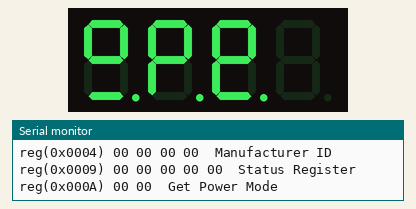
Recording of a sketch running on a simulated Arduino Mega 2560, built with avr-gcc and run on an emulated ATmega2560. On the bench: 4-digit seven-segment display, the last lines printed to the serial monitor. Wiring (inferred from the names in the program): 4-digit 7-segment display, segments lit when LOW: segments pin 32, pin 33, pin 34, pin 35, pin 36, pin 37, pin 38, pin 31; digit selects pin 36, pin 35, pin 34, pin 33. The segment pins are drawn as the display they are named for.

Above: at 0.35 s.
At 0.7 s:
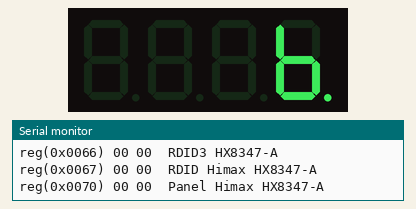
At 1.22 s:
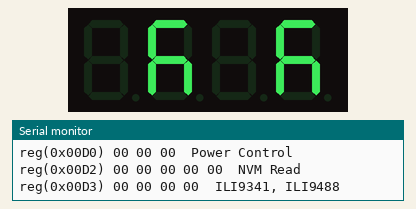
At 1.62 s:
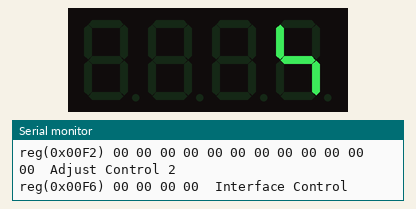

The sketch:

TFT_LCD.ino
```cpp
// adapted from LCD_ID_Reader from http://misc.ws/lcd_information
// controllers either read as 16-bit or as a sequence of 8-bit values

//-- Arduino UNO or Mega 2560 Plugged as shield
#define LCD_RST 41
#define LCD_CS 40
#define LCD_RS 38
#define LCD_WR 39
#define LCD_RD 42

#define LCD_D0 37
#define LCD_D1 36
#define LCD_D2 35
#define LCD_D3 34
#define LCD_D4 33
#define LCD_D5 32
#define LCD_D6 31
#define LCD_D7 30

void setup()
{
    Serial.begin(9600);
    while (!Serial) ;
    Serial.println("Read Registers on MCUFRIEND UNO shield");
    Serial.println("controllers either read as single 16-bit");
    Serial.println("e.g. the ID is at readReg(0)");
    Serial.println("or as a sequence of 8-bit values");
    Serial.println("in special locations (first is dummy)");
    Serial.println("");
    lcdInit();
    lcdReset();      //ensures that controller is in default state
//    for (uint16_t i = 0; i < 256; i++) readReg(i, 7, "f.k");
    readReg(0x00, 2, "ID: ILI9320, ILI9325, ILI9335, ...");
    readReg(0x04, 4, "Manufacturer ID");
    readReg(0x09, 5, "Status Register");
    readReg(0x0A, 2, "Get Power Mode");
    readReg(0x0C, 2, "Get Pixel Format");
    readReg(0x61, 2, "RDID1 HX8347-G");
    readReg(0x62, 2, "RDID2 HX8347-G");
    readReg(0x63, 2, "RDID3 HX8347-G");
    readReg(0x64, 2, "RDID1 HX8347-A");
    readReg(0x65, 2, "RDID2 HX8347-A");
    readReg(0x66, 2, "RDID3 HX8347-A");
    readReg(0x67, 2, "RDID Himax HX8347-A");
    readReg(0x70, 2, "Panel Himax HX8347-A");
    readReg(0xA1, 5, "RD_DDB SSD1963");
    readReg(0xB0, 2, "RGB Interface Signal Control");
    readReg(0xB4, 2, "Inversion Control");
    readReg(0xB6, 5, "Display Control");
    readReg(0xB7, 2, "Entry Mode Set");
    readReg(0xBF, 6, "ILI9481, HX8357-B");
    readReg(0xC0, 9, "Panel Control");
    readReg(0xC8, 13, "GAMMA");
    readReg(0xCC, 2, "Panel Control");
    readReg(0xD0, 3, "Power Control");
    readReg(0xD2, 5, "NVM Read");
    readReg(0xD3, 4, "ILI9341, ILI9488");
    readReg(0xD4, 4, "Novatek ID");
    readReg(0xDA, 2, "RDID1");
    readReg(0xDB, 2, "RDID2");
    readReg(0xDC, 2, "RDID3");
    readReg(0xE0, 16, "GAMMA-P");
    readReg(0xE1, 16, "GAMMA-N");
    readReg(0xEF, 6, "ILI9327");
    readReg(0xF2, 12, "Adjust Control 2");
    readReg(0xF6, 4, "Interface Control");
}

void loop()
{
    // put your main code here, to run repeatedly:

}

void printhex(uint8_t val)
{
    if (val < 0x10) Serial.print("0");
    Serial.print(val, HEX);
}

void readReg(uint16_t reg, uint8_t n, const char *msg)
{
    uint8_t val8;
    lcdReset();
    lcdSetWriteDir();
    lcdWriteCommand(0xB0);     //Command Access Protect
    lcdWriteData(0x00);        //looks wrong
/*
    lcdWriteCommand(0xF6);
    lcdWriteData(0x01);
    lcdWriteData(0x01);
    lcdWriteData(0x03);
*/
    lcdWriteCommand(reg);
    Serial.print("reg(0x");
    printhex(reg >> 8);
    printhex(reg);
    Serial.print(")");
    lcdSetReadDir();
    while (n--) {
        val8 = lcdReadData8();
        Serial.print(" ");
        printhex(val8);
    }
    lcdSetWriteDir();
    Serial.print("\t");
    Serial.println(msg);
}

void lcdInit()
{
    pinMode(LCD_CS, OUTPUT);
    digitalWrite(LCD_CS, HIGH);
    pinMode(LCD_RS, OUTPUT);
    digitalWrite(LCD_RS, HIGH);
    pinMode(LCD_WR, OUTPUT);
    digitalWrite(LCD_WR, HIGH);
    pinMode(LCD_RD, OUTPUT);
    digitalWrite(LCD_RD, HIGH);
    pinMode(LCD_RST, OUTPUT);
    digitalWrite(LCD_RST, HIGH);
}

void lcdReset()
{
    digitalWrite(LCD_RST, LOW);
    delay(2);
    digitalWrite(LCD_RST, HIGH);
    delay(10);             //allow controller to re-start
}

void lcdWrite8(uint16_t data)
{
    digitalWrite(LCD_D0, data & 1);
    digitalWrite(LCD_D1, (data & 2) >> 1);
    digitalWrite(LCD_D2, (data & 4) >> 2);
    digitalWrite(LCD_D3, (data & 8) >> 3);
    digitalWrite(LCD_D4, (data & 16) >> 4);
    digitalWrite(LCD_D5, (data & 32) >> 5);
    digitalWrite(LCD_D6, (data & 64) >> 6);
    digitalWrite(LCD_D7, (data & 128) >> 7);
}

uint16_t lcdRead8()
{
    uint16_t result = digitalRead(LCD_D7);
    result <<= 1;
    result |= digitalRead(LCD_D6);
    result <<= 1;
    result |= digitalRead(LCD_D5);
    result <<= 1;
    result |= digitalRead(LCD_D4);
    result <<= 1;
    result |= digitalRead(LCD_D3);
    result <<= 1;
    result |= digitalRead(LCD_D2);
    result <<= 1;
    result |= digitalRead(LCD_D1);
    result <<= 1;
    result |= digitalRead(LCD_D0);

    return result;
}

void lcdSetWriteDir()
{
    pinMode(LCD_D0, OUTPUT);
    pinMode(LCD_D1, OUTPUT);
    pinMode(LCD_D2, OUTPUT);
    pinMode(LCD_D3, OUTPUT);
    pinMode(LCD_D4, OUTPUT);
    pinMode(LCD_D5, OUTPUT);
    pinMode(LCD_D6, OUTPUT);
    pinMode(LCD_D7, OUTPUT);
}


void lcdSetReadDir()
{
    pinMode(LCD_D0, INPUT);
    pinMode(LCD_D1, INPUT);
    pinMode(LCD_D2, INPUT);
    pinMode(LCD_D3, INPUT);
    pinMode(LCD_D4, INPUT);
    pinMode(LCD_D5, INPUT);
    pinMode(LCD_D6, INPUT);
    pinMode(LCD_D7, INPUT);
}

void lcdWriteData(uint16_t data)
{
    lcdSetWriteDir();
    digitalWrite(LCD_CS, LOW);
    digitalWrite(LCD_RS, HIGH);
    digitalWrite(LCD_RD, HIGH);
    digitalWrite(LCD_WR, HIGH);

    lcdWrite8(data >> 8);

    digitalWrite(LCD_WR, LOW);
    delayMicroseconds(10);
    digitalWrite(LCD_WR, HIGH);

    lcdWrite8(data);

    digitalWrite(LCD_WR, LOW);
    delayMicroseconds(10);
    digitalWrite(LCD_WR, HIGH);

    digitalWrite(LCD_CS, HIGH);
}

void lcdWriteCommand(uint16_t command)
{
    lcdSetWriteDir();
    digitalWrite(LCD_CS, LOW);
    digitalWrite(LCD_RS, LOW);
    digitalWrite(LCD_RD, HIGH);
    digitalWrite(LCD_WR, HIGH);
    lcdWrite8(command >> 8);
    digitalWrite(LCD_WR, LOW);
    delayMicroseconds(10);
    digitalWrite(LCD_WR, HIGH);
    lcdWrite8(command);
    digitalWrite(LCD_WR, LOW);
    delayMicroseconds(10);
    digitalWrite(LCD_WR, HIGH);
    digitalWrite(LCD_CS, HIGH);
}

uint8_t lcdReadData8()
{
    uint8_t result;
    lcdSetReadDir();
    digitalWrite(LCD_CS, LOW);
    digitalWrite(LCD_RS, HIGH);
    digitalWrite(LCD_RD, HIGH);
    digitalWrite(LCD_WR, HIGH);

    digitalWrite(LCD_RD, LOW);
    delayMicroseconds(10);
    result = lcdRead8();
    digitalWrite(LCD_RD, HIGH);

    delayMicroseconds(10);

    return result;
}


uint16_t lcdReadData16()
{
    uint16_t result;
    result = lcdReadData8() << 8;
    result |= lcdReadData8();
    return result;
}


void lcdWriteRegister(uint16_t addr, uint16_t data)
{
    lcdWriteCommand(addr);
    lcdWriteData(data);
}
```
